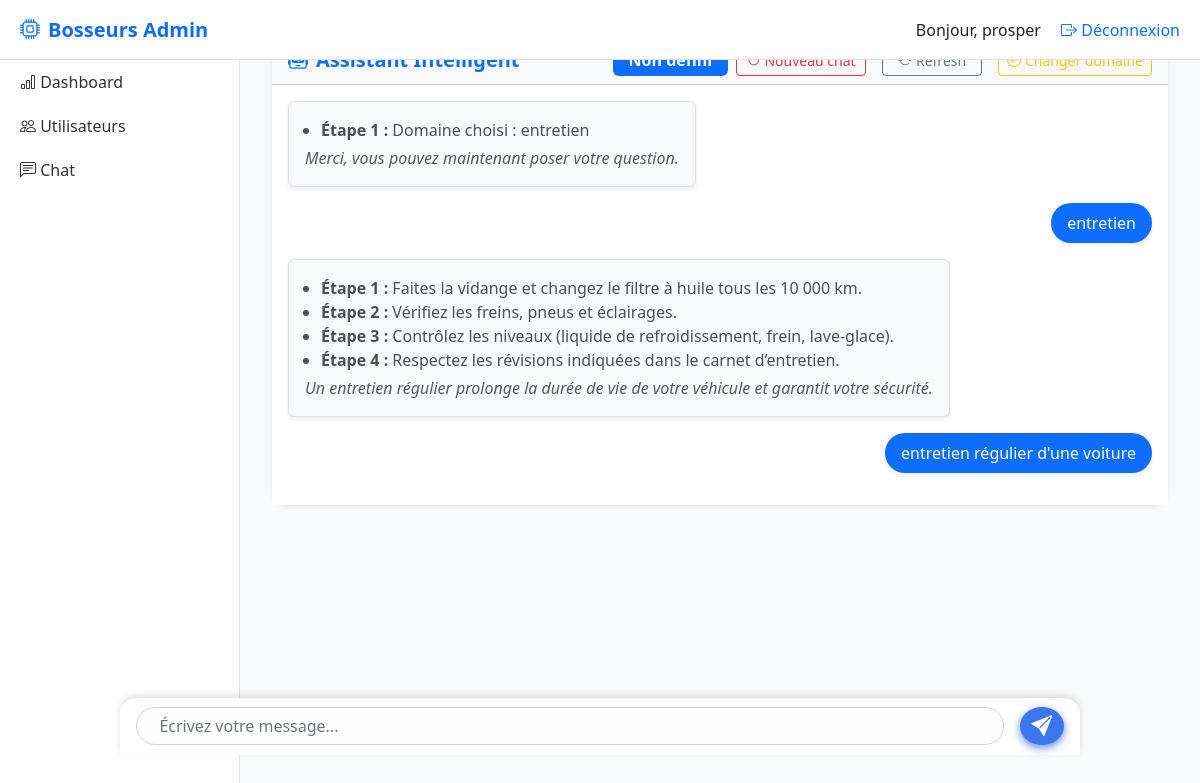
Page /chat (signed in) on the committed database.
### models.py (models this page shows, shortened)
class User(UserMixin, db.Model):
    id = db.Column(db.Integer, primary_key=True)
    username = db.Column(db.String(150), unique=True, nullable=False)
    email = db.Column(db.String(150), unique=True, nullable=False)
    password_hash = db.Column(db.String(200), nullable=False)
    date_created = db.Column(db.DateTime, default=datetime.utcnow)
    role = db.Column(db.String(10), default='client')
    messages = db.relationship('Message', backref='user', lazy=True)

class Message(db.Model):
    id = db.Column(db.Integer, primary_key=True)
    sender = db.Column(db.String(20), nullable=False)  # 'client' ou 'robot'
    content = db.Column(db.Text, nullable=False)
    domaine = db.Column(db.String(50), nullable=True)
    created_at = db.Column(db.DateTime, default=datetime.utcnow)
    user_id = db.Column(db.Integer, db.ForeignKey('user.id'), nullable=False)

### app.py (the view, shortened to what this page needs)
@app.route('/chat', methods=['GET', 'POST'])
@login_required
def chat():
    domaine = session.get('domaine')
    query = Message.query.filter_by(user_id=current_user.id)
    if domaine:
        query = query.filter_by(domaine=domaine)
    messages = query.order_by(Message.created_at.desc()).limit(50).all()
    messages.reverse()
    formatted_messages = []
    for msg in messages:
        content = msg.content
        if msg.sender == 'robot':
            try:
                content = json.loads(content)
            except json.JSONDecodeError:
                pass
        formatted_messages.append({
            "sender": msg.sender,
            "content": content,
            "domaine": msg.domaine,
            "created_at": msg.created_at.strftime('%Y-%m-%d %H:%M')
        })
    return render_template('chat.html', messages=formatted_messages, domaine=domaine)

### app.py (called while the page is built)
@login_manager.user_loader
def load_user(user_id):
    return User.query.get(int(user_id))

### templates/chat.html (shortened to what this page needs)
{% extends "base.html" %}
{% block content %}
<div class="container py-3">
  <div class="card shadow-sm border-0" style="border-radius: 1rem; background-color: #fff;">
    <div class="card-header bg-light d-flex justify-content-between align-items-center flex-wrap" style="border-radius: 1rem 1rem 0 0;">
      <h5 class="mb-0 fw-bold text-primary">Assistant Intelligent</h5>
      <div class="d-flex align-items-center flex-wrap gap-2">
        <span class="badge bg-primary text-white px-3 py-2 fs-6">
          {{ session.get('domaine', 'Non défini') }}
        </span>
        <form action="{{ url_for('nouveau_chat') }}" method="post" class="d-inline me-2">
          <button type="submit" class="btn btn-outline-danger btn-sm" title="Nouveau chat" style="min-width: 130px;">
            <i class="bi bi-arrow-clockwise"></i> Nouveau chat
          </button>
        </form>
        <a href="{{ url_for('refresh') }}" class="btn btn-outline-secondary btn-sm me-2" title="Refresh" style="min-width: 100px;">
          <i class="bi bi-arrow-repeat"></i> Refresh
        </a>
        <a href="{{ url_for('changer_domaine') }}" class="btn btn-outline-warning btn-sm" title="Changer de domaine" style="min-width: 150px;">
          <i class="bi bi-arrow-left-circle"></i> Changer domaine
        </a>
      </div>
    </div>
    <div class="card-body bg-white text-dark" id="chat-box" style="max-height: 60vh; overflow-y: auto; scrollbar-width: thin; scrollbar-color: #adb5bd transparent;">
      {% for message in messages %}
        <div class="mb-3">
          {% if message.sender == 'client' %}
            <div class="text-end">
              <div class="d-inline-block bg-primary text-white p-2 rounded-pill px-3 shadow-sm" style="box-shadow: 0 0 6px rgba(13, 110, 253, 0.4); max-width: 75%;">
                {{ message.content }}
              </div>
            </div>
          {% elif message.sender == 'robot' %}
            <div class="text-start">
              <div class="d-inline-block bg-light border p-3 rounded shadow-sm" style="max-width: 85%;">
                {% if message.content is mapping and message.content.etapes %}
                  <ul class="mb-1 ps-3" style="color: #495057;">
                    {% for key, etape in message.content.etapes.items() %}
                      <li><strong>Étape {{ key }} :</strong> {{ etape }}</li>
                    {% endfor %}
                  </ul>
                  {% if message.content.conclusion %}
                    <p class="mb-0 fst-italic text-muted">{{ message.content.conclusion }}</p>
                  {% endif %}
                {% else %}
                  <p class="mb-0">{{ message.content }}</p>
                {% endif %}
              </div>
            </div>
          {% endif %}
        </div>
      {% endfor %}
    </div>
  </div>
</div>
<form method="post" class="chat-input-form d-flex align-items-center" onsubmit="return sendMessage();">
  <input
    type="text"
    name="message"
    class="form-control"
    placeholder="Écrivez votre message..."
    required
    autocomplete="off"
    id="message-input"
  />
  <button type="submit" class="btn btn-primary ms-2" aria-label="Envoyer le message">
    <i class="bi bi-send-fill"></i>
  </button>
</form>
{% endblock %}

### templates/base.html (shortened to what this page needs)
<!DOCTYPE html>
<html lang="fr">
<head>
  <link href="{{ url_for('static', filename='css/bootstrap.min.css') }}" rel="stylesheet" />
  <link href="https://cdn.jsdelivr.net/npm/bootstrap-icons@1.10.5/font/bootstrap-icons.css" rel="stylesheet" />
</head>
<body>
  <div class="topbar">
    <h5><i class="bi bi-cpu me-2"></i>Bosseurs Admin</h5>
    <div>
      {% if current_user.is_authenticated %}
        <span class="me-3">Bonjour, {{ current_user.username }}</span>
        <a href="{{ url_for('logout') }}"><i class="bi bi-box-arrow-right"></i> Déconnexion</a>
      {% endif %}
    </div>
  </div>
  <div class="sidebar">
    <ul class="nav flex-column">
      <li class="nav-item">
        <a class="nav-link {% if active_page == 'dashboard' %}active{% endif %}" href="{{ url_for('dashboard') }}">
          <i class="bi bi-bar-chart"></i> Dashboard
        </a>
      </li>
      <li class="nav-item">
        <a class="nav-link {% if active_page == 'users' %}active{% endif %}" href="{{ url_for('users') }}">
          <i class="bi bi-people"></i> Utilisateurs
        </a>
      </li>
      <li class="nav-item">
        <a class="nav-link {% if active_page == 'chat' %}active{% endif %}" href="{{ url_for('chat') }}">
          <i class="bi bi-chat-left-text"></i> Chat
        </a>
      </li>
    </ul>
  </div>
  <div class="content">
    {% block content %}{% endblock %}
  </div>
</body>
</html>

### templates/base.html (style rules this page uses)
body { background-color: #f8f9fa; font-family: 'Segoe UI', sans-serif; }
.sidebar { width: 240px; height: 100vh; position: fixed; top: 0; left: 0; background-color: #ffffff; border-right: 1px solid #dee2e6; padding-top: 60px; }
.sidebar .nav-link { color: #333; padding: 10px 20px; font-weight: 500; }
.content { margin-left: 240px; padding: 20px; min-height: 100vh; }
.topbar { height: 60px; width: 100%; position: fixed; top: 0; left: 0; background-color: #ffffff; border-bottom: 1px solid #dee2e6; z-index: 1000; padding: 0 20px; display: flex; align-items: center; justify-content: space-between; }
.topbar h5 { margin: 0; font-weight: bold; color: #0d6efd; }
.topbar a { color: #0d6efd; font-weight: 500; text-decoration: none; }

### templates/chat.html (style rules this page uses)
.chat-input-form { position: fixed; bottom: 45px; left: 50%; transform: translateX(-50%); width: 100%; max-width: 960px; margin: 0 auto; padding: 0.6rem 1rem; background-color: #fff; display: flex; align-items: center; gap: 0.5rem; box-shadow: 0 -3px 6px rgba(0, 0, 0, 0.12); border-top-left-radius: 1rem; border-top-right-radius: 1rem; z-index: 1100; }
.chat-input-form .form-control { flex-grow: 1; height: 38px; border-radius: 22px; border: 1.4px solid #ced4da; padding: 0 1.4rem; background-color: #fefefe; color: #2c2f33; font-size: 1rem; font-weight: 500; transition: background-color 0.3s ease, border-color 0.3s ease; }
.chat-input-form .form-control::placeholder { color: #6c757d; opacity: 1; }
.chat-input-form .btn { min-width: 44px; height: 38px; border-radius: 50%; background: #3a76f0; border: none; color: #fff; font-size: 1.3rem; display: flex; align-items: center; justify-content: center; box-shadow: 0 3px 8px #2c5adfbb; transition: background-color 0.3s ease, box-shadow 0.3s ease; }

### rows in the picture
User: username "prosper"
Message: etapes "1", etapes "Domaine choisi : entretien", content.conclusion "Merci, vous pouvez maintenant poser votre question."
Message: content "entretien"
Message: etapes "1" "2" "3" "4", etapes "Faites la vidange et changez le filtre à huile tous les 10 000 km." "Vérifiez les freins, pneus et éclairages." "Contrôlez les niveaux (liquide de refroidissement, frein, lave-glace)." "Respectez les révisions indiquées dans le carnet d’entretien.", content.conclusion "Un entretien régulier prolonge la durée de vie de votre véhicule et garantit votre sécurité."
Message: content "entretien régulier d'une voiture"

### other values in the picture
{{ session.get('domaine', 'Non défini') }} "Non défini"
